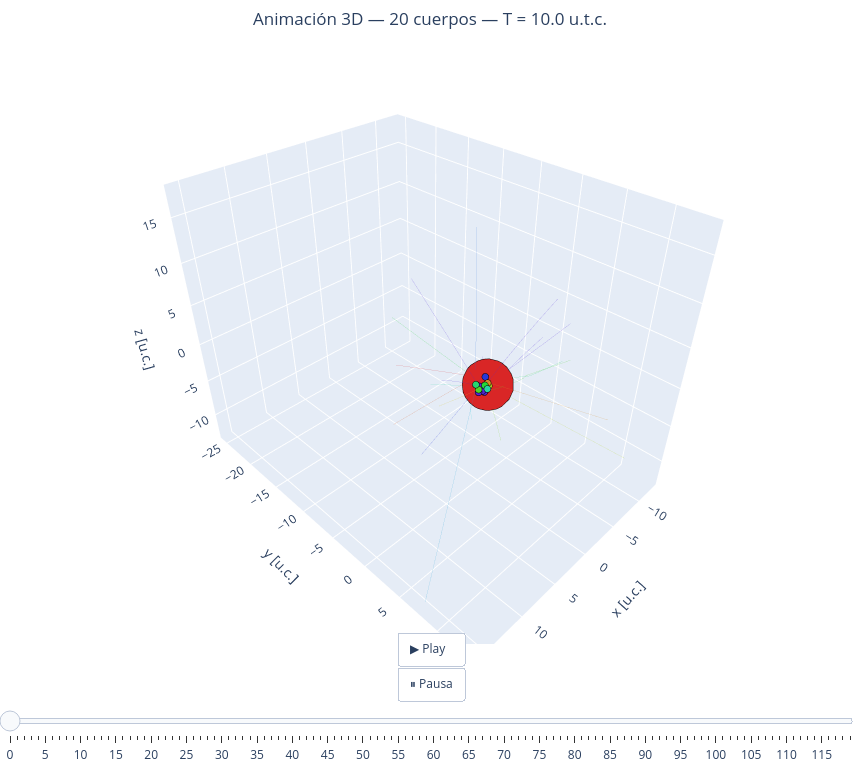

Write notebook code for a chart like this one.
### Markdown cell above
Simulemos y animemos:

### Code cell
simula_ncuerpos_rebound(masas, rinis, vinis, T=10, Nt=1000)
anima_ncuerpos(masas, rps, T=10)

### Figure 1 — Plotly figure (JSON) as saved in the notebook; plotly's stock layout.template omitted (floating-point values rounded to 4 significant figures; data arrays with more than 128 entries replaced by an {"elided": "..."} marker saying what was removed)
{"data": [{"hoverinfo": "skip", "line": {"color": "hsl(0,70%,50%)", "width": 1}, "mode": "lines", "opacity": 0.25, "showlegend": false, "type": "scatter3d", "x": {"elided": "1000 float values"}, "y": {"elided": "1000 float values"}, "z": {"elided": "1000 float values"}}, {"hoverinfo": "skip", "line": {"color": "hsl(18,70%,50%)", "width": 1}, "mode": "lines", "opacity": 0.25, "showlegend": false, "type": "scatter3d", "x": {"elided": "1000 float values"}, "y": {"elided": "1000 float values"}, "z": {"elided": "1000 float values"}}, {"hoverinfo": "skip", "line": {"color": "hsl(36,70%,50%)", "width": 1}, "mode": "lines", "opacity": 0.25, "showlegend": false, "type": "scatter3d", "x": {"elided": "1000 float values"}, "y": {"elided": "1000 float values"}, "z": {"elided": "1000 float values"}}, {"hoverinfo": "skip", "line": {"color": "hsl(54,70%,50%)", "width": 1}, "mode": "lines", "opacity": 0.25, "showlegend": false, "type": "scatter3d", "x": {"elided": "1000 float values"}, "y": {"elided": "1000 float values"}, "z": {"elided": "1000 float values"}}, {"hoverinfo": "skip", "line": {"color": "hsl(72,70%,50%)", "width": 1}, "mode": "lines", "opacity": 0.25, "showlegend": false, "type": "scatter3d", "x": {"elided": "1000 float values"}, "y": {"elided": "1000 float values"}, "z": {"elided": "1000 float values"}}, {"hoverinfo": "skip", "line": {"color": "hsl(90,70%,50%)", "width": 1}, "mode": "lines", "opacity": 0.25, "showlegend": false, "type": "scatter3d", "x": {"elided": "1000 float values"}, "y": {"elided": "1000 float values"}, "z": {"elided": "1000 float values"}}, {"hoverinfo": "skip", "line": {"color": "hsl(108,70%,50%)", "width": 1}, "mode": "lines", "opacity": 0.25, "showlegend": false, "type": "scatter3d", "x": {"elided": "1000 float values"}, "y": {"elided": "1000 float values"}, "z": {"elided": "1000 float values"}}, {"hoverinfo": "skip", "line": {"color": "hsl(125,70%,50%)", "width": 1}, "mode": "lines", "opacity": 0.25, "showlegend": false, "type": "scatter3d", "x": {"elided": "1000 float values"}, "y": {"elided": "1000 float values"}, "z": {"elided": "1000 float values"}}, {"hoverinfo": "skip", "line": {"color": "hsl(144,70%,50%)", "width": 1}, "mode": "lines", "opacity": 0.25, "showlegend": false, "type": "scatter3d", "x": {"elided": "1000 float values"}, "y": {"elided": "1000 float values"}, "z": {"elided": "1000 float values"}}, {"hoverinfo": "skip", "line": {"color": "hsl(162,70%,50%)", "width": 1}, "mode": "lines", "opacity": 0.25, "showlegend": false, "type": "scatter3d", "x": {"elided": "1000 float values"}, "y": {"elided": "1000 float values"}, "z": {"elided": "1000 float values"}}, {"hoverinfo": "skip", "line": {"color": "hsl(180,70%,50%)", "width": 1}, "mode": "lines", "opacity": 0.25, "showlegend": false, "type": "scatter3d", "x": {"elided": "1000 float values"}, "y": {"elided": "1000 float values"}, "z": {"elided": "1000 float values"}}, {"hoverinfo": "skip", "line": {"color": "hsl(198,70%,50%)", "width": 1}, "mode": "lines", "opacity": 0.25, "showlegend": false, "type": "scatter3d", "x": {"elided": "1000 float values"}, "y": {"elided": "1000 float values"}, "z": {"elided": "1000 float values"}}, {"hoverinfo": "skip", "line": {"color": "hsl(216,70%,50%)", "width": 1}, "mode": "lines", "opacity": 0.25, "showlegend": false, "type": "scatter3d", "x": {"elided": "1000 float values"}, "y": {"elided": "1000 float values"}, "z": {"elided": "1000 float values"}}, {"hoverinfo": "skip", "line": {"color": "hsl(234,70%,50%)", "width": 1}, "mode": "lines", "opacity": 0.25, "showlegend": false, "type": "scatter3d", "x": {"elided": "1000 float values"}, "y": {"elided": "1000 float values"}, "z": {"elided": "1000 float values"}}, {"hoverinfo": "skip", "line": {"color": "hsl(251,70%,50%)", "width": 1}, "mode": "lines", "opacity": 0.25, "showlegend": false, "type": "scatter3d", "x": {"elided": "1000 float values"}, "y": {"elided": "1000 float values"}, "z": {"elided": "1000 float values"}}, {"hoverinfo": "skip", "line": {"color": "hsl(270,70%,50%)", "width": 1}, "mode": "lines", "opacity": 0.25, "showlegend": false, "type": "scatter3d", "x": {"elided": "1000 float values"}, "y": {"elided": "1000 float values"}, "z": {"elided": "1000 float values"}}, {"hoverinfo": "skip", "line": {"color": "hsl(288,70%,50%)", "width": 1}, "mode": "lines", "opacity": 0.25, "showlegend": false, "type": "scatter3d", "x": {"elided": "1000 float values"}, "y": {"elided": "1000 float values"}, "z": {"elided": "1000 float values"}}, {"hoverinfo": "skip", "line": {"color": "hsl(306,70%,50%)", "width": 1}, "mode": "lines", "opacity": 0.25, "showlegend": false, "type": "scatter3d", "x": {"elided": "1000 float values"}, "y": {"elided": "1000 float values"}, "z": {"elided": "1000 float values"}}, {"hoverinfo": "skip", "line": {"color": "hsl(324,70%,50%)", "width": 1}, "mode": "lines", "opacity": 0.25, "showlegend": false, "type": "scatter3d", "x": {"elided": "1000 float values"}, "y": {"elided": "1000 float values"}, "z": {"elided": "1000 float values"}}, {"hoverinfo": "skip", "line": {"color": "hsl(342,70%,50%)", "width": 1}, "mode": "lines", "opacity": 0.25, "showlegend": false, "type": "scatter3d", "x": {"elided": "1000 float values"}, "y": {"elided": "1000 float values"}, "z": {"elided": "1000 float values"}}, {"marker": {"color": "hsl(0,70%,50%)", "line": {"color": "black", "width": 0.5}, "size": 30}, "mode": "markers", "name": "Cuerpo 1", "showlegend": false, "type": "scatter3d", "x": [-0.313], "y": [0.3634], "z": [0.08907]}, {"marker": {"color": "hsl(18,70%,50%)", "line": {"color": "black", "width": 0.5}, "size": 4}, "mode": "markers", "name": "Cuerpo 2", "showlegend": false, "type": "scatter3d", "x": [-0.2953], "y": [-0.8659], "z": [0.02122]}, {"marker": {"color": "hsl(36,70%,50%)", "line": {"color": "black", "width": 0.5}, "size": 4}, "mode": "markers", "name": "Cuerpo 3", "showlegend": false, "type": "scatter3d", "x": [-0.2218], "y": [0.4733], "z": [0.3174]}, {"marker": {"color": "hsl(54,70%,50%)", "line": {"color": "black", "width": 0.5}, "size": 4}, "mode": "markers", "name": "Cuerpo 4", "showlegend": false, "type": "scatter3d", "x": [-0.3006], "y": [-0.3135], "z": [0.1908]}, {"marker": {"color": "hsl(72,70%,50%)", "line": {"color": "black", "width": 0.5}, "size": 4}, "mode": "markers", "name": "Cuerpo 5", "showlegend": false, "type": "scatter3d", "x": [-0.2338], "y": [0.6262], "z": [0.03536]}, {"marker": {"color": "hsl(90,70%,50%)", "line": {"color": "black", "width": 0.5}, "size": 4}, "mode": "markers", "name": "Cuerpo 6", "showlegend": false, "type": "scatter3d", "x": [-0.4611], "y": [0.1186], "z": [-0.6976]}, {"marker": {"color": "hsl(108,70%,50%)", "line": {"color": "black", "width": 0.5}, "size": 4}, "mode": "markers", "name": "Cuerpo 7", "showlegend": false, "type": "scatter3d", "x": [0.7543], "y": [0.1534], "z": [-0.15]}, {"marker": {"color": "hsl(125,70%,50%)", "line": {"color": "black", "width": 0.5}, "size": 4}, "mode": "markers", "name": "Cuerpo 8", "showlegend": false, "type": "scatter3d", "x": [0.1644], "y": [0.4482], "z": [0.2284]}, {"marker": {"color": "hsl(144,70%,50%)", "line": {"color": "black", "width": 0.5}, "size": 4}, "mode": "markers", "name": "Cuerpo 9", "showlegend": false, "type": "scatter3d", "x": [0.7824], "y": [-0.2129], "z": [0.2901]}, {"marker": {"color": "hsl(162,70%,50%)", "line": {"color": "black", "width": 0.5}, "size": 4}, "mode": "markers", "name": "Cuerpo 10", "showlegend": false, "type": "scatter3d", "x": [0.2579], "y": [0.8701], "z": [0.05504]}, {"marker": {"color": "hsl(180,70%,50%)", "line": {"color": "black", "width": 0.5}, "size": 4}, "mode": "markers", "name": "Cuerpo 11", "showlegend": false, "type": "scatter3d", "x": [-0.1488], "y": [-0.8449], "z": [0.5507]}, {"marker": {"color": "hsl(198,70%,50%)", "line": {"color": "black", "width": 0.5}, "size": 4}, "mode": "markers", "name": "Cuerpo 12", "showlegend": false, "type": "scatter3d", "x": [-0.272], "y": [-0.6667], "z": [0.4895]}, {"marker": {"color": "hsl(216,70%,50%)", "line": {"color": "black", "width": 0.5}, "size": 4}, "mode": "markers", "name": "Cuerpo 13", "showlegend": false, "type": "scatter3d", "x": [-0.01818], "y": [-1.05], "z": [-0.06088]}, {"marker": {"color": "hsl(234,70%,50%)", "line": {"color": "black", "width": 0.5}, "size": 4}, "mode": "markers", "name": "Cuerpo 14", "showlegend": false, "type": "scatter3d", "x": [-0.3879], "y": [-0.01376], "z": [0.747]}, {"marker": {"color": "hsl(251,70%,50%)", "line": {"color": "black", "width": 0.5}, "size": 4}, "mode": "markers", "name": "Cuerpo 15", "showlegend": false, "type": "scatter3d", "x": [-0.4541], "y": [-0.5094], "z": [-0.01002]}, {"marker": {"color": "hsl(270,70%,50%)", "line": {"color": "black", "width": 0.5}, "size": 4}, "mode": "markers", "name": "Cuerpo 16", "showlegend": false, "type": "scatter3d", "x": [0.5357], "y": [0.08044], "z": [0.09078]}, {"marker": {"color": "hsl(288,70%,50%)", "line": {"color": "black", "width": 0.5}, "size": 4}, "mode": "markers", "name": "Cuerpo 17", "showlegend": false, "type": "scatter3d", "x": [0.848], "y": [0.2506], "z": [-0.3942]}, {"marker": {"color": "hsl(306,70%,50%)", "line": {"color": "black", "width": 0.5}, "size": 4}, "mode": "markers", "name": "Cuerpo 18", "showlegend": false, "type": "scatter3d", "x": [0.3649], "y": [0.5825], "z": [-0.44]}, {"marker": {"color": "hsl(324,70%,50%)", "line": {"color": "black", "width": 0.5}, "size": 4}, "mode": "markers", "name": "Cuerpo 19", "showlegend": false, "type": "scatter3d", "x": [0.52], "y": [0.4401], "z": [-0.306]}, {"marker": {"color": "hsl(342,70%,50%)", "line": {"color": "black", "width": 0.5}, "size": 4}, "mode": "markers", "name": "Cuerpo 20", "showlegend": false, "type": "scatter3d", "x": [0.5946], "y": [0.2343], "z": [-0.2639]}], "layout": {"height": 760, "margin": {"b": 0, "l": 0, "r": 0, "t": 50}, "scene": {"aspectmode": "data", "xaxis": {"title": {"text": "x [u.c.]"}}, "yaxis": {"title": {"text": "y [u.c.]"}}, "zaxis": {"title": {"text": "z [u.c.]"}}}, "sliders": [{"currentvalue": {"prefix": "Frame: ", "visible": true, "xanchor": "center"}, "pad": {"t": 40}, "steps": [{"args": [["0"], {"frame": {"duration": 0, "redraw": true}, "mode": "immediate"}], "label": "0", "method": "animate"}, {"args": [["1"], {"frame": {"duration": 0, "redraw": true}, "mode": "immediate"}], "label": "1", "method": "animate"}, {"args": [["2"], {"frame": {"duration": 0, "redraw": true}, "mode": "immediate"}], "label": "2", "method": "animate"}, {"args": [["3"], {"frame": {"duration": 0, "redraw": true}, "mode": "immediate"}], "label": "3", "method": "animate"}, {"args": [["4"], {"frame": {"duration": 0, "redraw": true}, "mode": "immediate"}], "label": "4", "method": "animate"}, {"args": [["5"], {"frame": {"duration": 0, "redraw": true}, "mode": "immediate"}], "label": "5", "method": "animate"}, {"args": [["6"], {"frame": {"duration": 0, "redraw": true}, "mode": "immediate"}], "label": "6", "method": "animate"}, {"args": [["7"], {"frame": {"duration": 0, "redraw": true}, "mode": "immediate"}], "label": "7", "method": "animate"}, {"args": [["8"], {"frame": {"duration": 0, "redraw": true}, "mode": "immediate"}], "label": "8", "method": "animate"}, {"args": [["9"], {"frame": {"duration": 0, "redraw": true}, "mode": "immediate"}], "label": "9", "method": "animate"}, {"args": [["10"], {"frame": {"duration": 0, "redraw": true}, "mode": "immediate"}], "label": "10", "method": "animate"}, {"args": [["11"], {"frame": {"duration": 0, "redraw": true}, "mode": "immediate"}], "label": "11", "method": "animate"}, {"args": [["12"], {"frame": {"duration": 0, "redraw": true}, "mode": "immediate"}], "label": "12", "method": "animate"}, {"args": [["13"], {"frame": {"duration": 0, "redraw": true}, "mode": "immediate"}], "label": "13", "method": "animate"}, {"args": [["14"], {"frame": {"duration": 0, "redraw": true}, "mode": "immediate"}], "label": "14", "method": "animate"}, {"args": [["15"], {"frame": {"duration": 0, "redraw": true}, "mode": "immediate"}], "label": "15", "method": "animate"}, {"args": [["16"], {"frame": {"duration": 0, "redraw": true}, "mode": "immediate"}], "label": "16", "method": "animate"}, {"args": [["17"], {"frame": {"duration": 0, "redraw": true}, "mode": "immediate"}], "label": "17", "method": "animate"}, {"args": [["18"], {"frame": {"duration": 0, "redraw": true}, "mode": "immediate"}], "label": "18", "method": "animate"}, {"args": [["19"], {"frame": {"duration": 0, "redraw": true}, "mode": "immediate"}], "label": "19", "method": "animate"}, {"args": [["20"], {"frame": {"duration": 0, "redraw": true}, "mode": "immediate"}], "label": "20", "method": "animate"}, {"args": [["21"], {"frame": {"duration": 0, "redraw": true}, "mode": "immediate"}], "label": "21", "method": "animate"}, {"args": [["22"], {"frame": {"duration": 0, "redraw": true}, "mode": "immediate"}], "label": "22", "method": "animate"}, {"args": [["23"], {"frame": {"duration": 0, "redraw": true}, "mode": "immediate"}], "label": "23", "method": "animate"}, {"args": [["24"], {"frame": {"duration": 0, "redraw": true}, "mode": "immediate"}], "label": "24", "method": "animate"}, {"args": [["25"], {"frame": {"duration": 0, "redraw": true}, "mode": "immediate"}], "label": "25", "method": "animate"}, {"args": [["26"], {"frame": {"duration": 0, "redraw": true}, "mode": "immediate"}], "label": "26", "method": "animate"}, {"args": [["27"], {"frame": {"duration": 0, "redraw": true}, "mode": "immediate"}], "label": "27", "method": "animate"}, {"args": [["28"], {"frame": {"duration": 0, "redraw": true}, "mode": "immediate"}], "label": "28", "method": "animate"}, {"args": [["29"], {"frame": {"duration": 0, "redraw": true}, "mode": "immediate"}], "label": "29", "method": "animate"}, {"args": [["30"], {"frame": {"duration": 0, "redraw": true}, "mode": "immediate"}], "label": "30", "method": "animate"}, {"args": [["31"], {"frame": {"duration": 0, "redraw": true}, "mode": "immediate"}], "label": "31", "method": "animate"}, {"args": [["32"], {"frame": {"duration": 0, "redraw": true}, "mode": "immediate"}], "label": "32", "method": "animate"}, {"args": [["33"], {"frame": {"duration": 0, "redraw": true}, "mode": "immediate"}], "label": "33", "method": "animate"}, {"args": [["34"], {"frame": {"duration": 0, "redraw": true}, "mode": "immediate"}], "label": "34", "method": "animate"}, {"args": [["35"], {"frame": {"duration": 0, "redraw": true}, "mode": "immediate"}], "label": "35", "method": "animate"}, {"args": [["36"], {"frame": {"duration": 0, "redraw": true}, "mode": "immediate"}], "label": "36", "method": "animate"}, {"args": [["37"], {"frame": {"duration": 0, "redraw": true}, "mode": "immediate"}], "label": "37", "method": "animate"}, {"args": [["38"], {"frame": {"duration": 0, "redraw": true}, "mode": "immediate"}], "label": "38", "method": "animate"}, {"args": [["39"], {"frame": {"duration": 0, "redraw": true}, "mode": "immediate"}], "label": "39", "method": "animate"}, {"args": [["40"], {"frame": {"duration": 0, "redraw": true}, "mode": "immediate"}], "label": "40", "method": "animate"}, {"args": [["41"], {"frame": {"duration": 0, "redraw": true}, "mode": "immediate"}], "label": "41", "method": "animate"}, {"args": [["42"], {"frame": {"duration": 0, "redraw": true}, "mode": "immediate"}], "label": "42", "method": "animate"}, {"args": [["43"], {"frame": {"duration": 0, "redraw": true}, "mode": "immediate"}], "label": "43", "method": "animate"}, {"args": [["44"], {"frame": {"duration": 0, "redraw": true}, "mode": "immediate"}], "label": "44", "method": "animate"}, {"args": [["45"], {"frame": {"duration": 0, "redraw": true}, "mode": "immediate"}], "label": "45", "method": "animate"}, {"args": [["46"], {"frame": {"duration": 0, "redraw": true}, "mode": "immediate"}], "label": "46", "method": "animate"}, {"args": [["47"], {"frame": {"duration": 0, "redraw": true}, "mode": "immediate"}], "label": "47", "method": "animate"}, {"args": [["48"], {"frame": {"duration": 0, "redraw": true}, "mode": "immediate"}], "label": "48", "method": "animate"}, {"args": [["49"], {"frame": {"duration": 0, "redraw": true}, "mode": "immediate"}], "label": "49", "method": "animate"}, {"args": [["50"], {"frame": {"duration": 0, "redraw": true}, "mode": "immediate"}], "label": "50", "method": "animate"}, {"args": [["51"], {"frame": {"duration": 0, "redraw": true}, "mode": "immediate"}], "label": "51", "method": "animate"}, {"args": [["52"], {"frame": {"duration": 0, "redraw": true}, "mode": "immediate"}], "label": "52", "method": "animate"}, {"args": [["53"], {"frame": {"duration": 0, "redraw": true}, "mode": "immediate"}], "label": "53", "method": "animate"}, {"args": [["54"], {"frame": {"duration": 0, "redraw": true}, "mode": "immediate"}], "label": "54", "method": "animate"}, {"args": [["55"], {"frame": {"duration": 0, "redraw": true}, "mode": "immediate"}], "label": "55", "method": "animate"}, {"args": [["56"], {"frame": {"duration": 0, "redraw": true}, "mode": "immediate"}], "label": "56", "method": "animate"}, {"args": [["57"], {"frame": {"duration": 0, "redraw": true}, "mode": "immediate"}], "label": "57", "method": "animate"}, {"args": [["58"], {"frame": {"duration": 0, "redraw": true}, "mode": "immediate"}], "label": "58", "method": "animate"}, {"args": [["59"], {"frame": {"duration": 0, "redraw": true}, "mode": "immediate"}], "label": "59", "method": "animate"}, {"args": [["60"], {"frame": {"duration": 0, "redraw": true}, "mode": "immediate"}], "label": "60", "method": "animate"}, {"args": [["61"], {"frame": {"duration": 0, "redraw": true}, "mode": "immediate"}], "label": "61", "method": "animate"}, {"args": [["62"], {"frame": {"duration": 0, "redraw": true}, "mode": "immediate"}], "label": "62", "method": "animate"}, {"args": [["63"], {"frame": {"duration": 0, "redraw": true}, "mode": "immediate"}], "label": "63", "method": "animate"}, {"args": [["64"], {"frame": {"duration": 0, "redraw": true}, "mode": "immediate"}], "label": "64", "method": "animate"}, {"args": [["65"], {"frame": {"duration": 0, "redraw": true}, "mode": "immediate"}], "label": "65", "method": "animate"}, {"args": [["66"], {"frame": {"duration": 0, "redraw": true}, "mode": "immediate"}], "label": "66", "method": "animate"}, {"args": [["67"], {"frame": {"duration": 0, "redraw": true}, "mode": "immediate"}], "label": "67", "method": "animate"}, {"args": [["68"], {"frame": {"duration": 0, "redraw": true}, "mode": "immediate"}], "label": "68", "method": "animate"}, {"args": [["69"], {"frame": {"duration": 0, "redraw": true}, "mode": "immediate"}], "label": "69", "method": "animate"}, {"args": [["70"], {"frame": {"duration": 0, "redraw": true}, "mode": "immediate"}], "label": "70", "method": "animate"}, {"args": [["71"], {"frame": {"duration": 0, "redraw": true}, "mode": "immediate"}], "label": "71", "method": "animate"}, {"args": [["72"], {"frame": {"duration": 0, "redraw": true}, "mode": "immediate"}], "label": "72", "method": "animate"}, {"args": [["73"], {"frame": {"duration": 0, "redraw": true}, "mode": "immediate"}], "label": "73", "method": "animate"}, {"args": [["74"], {"frame": {"duration": 0, "redraw": true}, "mode": "immediate"}], "label": "74", "method": "animate"}, {"args": [["75"], {"frame": {"duration": 0, "redraw": true}, "mode": "immediate"}], "label": "75", "method": "animate"}, {"args": [["76"], {"frame": {"duration": 0, "redraw": true}, "mode": "immediate"}], "label": "76", "method": "animate"}, {"args": [["77"], {"frame": {"duration": 0, "redraw": true}, "mode": "immediate"}], "label": "77", "method": "animate"}, {"args": [["78"], {"frame": {"duration": 0, "redraw": true}, "mode": "immediate"}], "label": "78", "method": "animate"}, {"args": [["79"], {"frame": {"duration": 0, "redraw": true}, "mode": "immediate"}], "label": "79", "method": "animate"}, {"args": [["80"], {"frame": {"duration": 0, "redraw": true}, "mode": "immediate"}], "label": "80", "method": "animate"}, {"args": [["81"], {"frame": {"duration": 0, "redraw": true}, "mode": "immediate"}], "label": "81", "method": "animate"}, {"args": [["82"], {"frame": {"duration": 0, "redraw": true}, "mode": "immediate"}], "label": "82", "method": "animate"}, {"args": [["83"], {"frame": {"duration": 0, "redraw": true}, "mode": "immediate"}], "label": "83", "method": "animate"}, {"args": [["84"], {"frame": {"duration": 0, "redraw": true}, "mode": "immediate"}], "label": "84", "method": "animate"}, {"args": [["85"], {"frame": {"duration": 0, "redraw": true}, "mode": "immediate"}], "label": "85", "method": "animate"}, {"args": [["86"], {"frame": {"duration": 0, "redraw": true}, "mode": "immediate"}], "label": "86", "method": "animate"}, {"args": [["87"], {"frame": {"duration": 0, "redraw": true}, "mode": "immediate"}], "label": "87", "method": "animate"}, {"args": [["88"], {"frame": {"duration": 0, "redraw": true}, "mode": "immediate"}], "label": "88", "method": "animate"}, {"args": [["89"], {"frame": {"duration": 0, "redraw": true}, "mode": "immediate"}], "label": "89", "method": "animate"}, {"args": [["90"], {"frame": {"duration": 0, "redraw": true}, "mode": "immediate"}], "label": "90", "method": "animate"}, {"args": [["91"], {"frame": {"duration": 0, "redraw": true}, "mode": "immediate"}], "label": "91", "method": "animate"}, {"args": [["92"], {"frame": {"duration": 0, "redraw": true}, "mode": "immediate"}], "label": "92", "method": "animate"}, {"args": [["93"], {"frame": {"duration": 0, "redraw": true}, "mode": "immediate"}], "label": "93", "method": "animate"}, {"args": [["94"], {"frame": {"duration": 0, "redraw": true}, "mode": "immediate"}], "label": "94", "method": "animate"}, {"args": [["95"], {"frame": {"duration": 0, "redraw": true}, "mode": "immediate"}], "label": "95", "method": "animate"}, {"args": [["96"], {"frame": {"duration": 0, "redraw": true}, "mode": "immediate"}], "label": "96", "method": "animate"}, {"args": [["97"], {"frame": {"duration": 0, "redraw": true}, "mode": "immediate"}], "label": "97", "method": "animate"}, {"args": [["98"], {"frame": {"duration": 0, "redraw": true}, "mode": "immediate"}], "label": "98", "method": "animate"}, {"args": [["99"], {"frame": {"duration": 0, "redraw": true}, "mode": "immediate"}], "label": "99", "method": "animate"}, {"args": [["100"], {"frame": {"duration": 0, "redraw": true}, "mode": "immediate"}], "label": "100", "method": "animate"}, {"args": [["101"], {"frame": {"duration": 0, "redraw": true}, "mode": "immediate"}], "label": "101", "method": "animate"}, {"args": [["102"], {"frame": {"duration": 0, "redraw": true}, "mode": "immediate"}], "label": "102", "method": "animate"}, {"args": [["103"], {"frame": {"duration": 0, "redraw": true}, "mode": "immediate"}], "label": "103", "method": "animate"}, {"args": [["104"], {"frame": {"duration": 0, "redraw": true}, "mode": "immediate"}], "label": "104", "method": "animate"}, {"args": [["105"], {"frame": {"duration": 0, "redraw": true}, "mode": "immediate"}], "label": "105", "method": "animate"}, {"args": [["106"], {"frame": {"duration": 0, "redraw": true}, "mode": "immediate"}], "label": "106", "method": "animate"}, {"args": [["107"], {"frame": {"duration": 0, "redraw": true}, "mode": "immediate"}], "label": "107", "method": "animate"}, {"args": [["108"], {"frame": {"duration": 0, "redraw": true}, "mode": "immediate"}], "label": "108", "method": "animate"}, {"args": [["109"], {"frame": {"duration": 0, "redraw": true}, "mode": "immediate"}], "label": "109", "method": "animate"}, {"args": [["110"], {"frame": {"duration": 0, "redraw": true}, "mode": "immediate"}], "label": "110", "method": "animate"}, {"args": [["111"], {"frame": {"duration": 0, "redraw": true}, "mode": "immediate"}], "label": "111", "method": "animate"}, {"args": [["112"], {"frame": {"duration": 0, "redraw": true}, "mode": "immediate"}], "label": "112", "method": "animate"}, {"args": [["113"], {"frame": {"duration": 0, "redraw": true}, "mode": "immediate"}], "label": "113", "method": "animate"}, {"args": [["114"], {"frame": {"duration": 0, "redraw": true}, "mode": "immediate"}], "label": "114", "method": "animate"}, {"args": [["115"], {"frame": {"duration": 0, "redraw": true}, "mode": "immediate"}], "label": "115", "method": "animate"}, {"args": [["116"], {"frame": {"duration": 0, "redraw": true}, "mode": "immediate"}], "label": "116", "method": "animate"}, {"args": [["117"], {"frame": {"duration": 0, "redraw": true}, "mode": "immediate"}], "label": "117", "method": "animate"}, {"args": [["118"], {"frame": {"duration": 0, "redraw": true}, "mode": "immediate"}], "label": "118", "method": "animate"}, {"args": [["119"], {"frame": {"duration": 0, "redraw": true}, "mode": "immediate"}], "label": "119", "method": "animate"}]}], "title": {"text": "Animación 3D — 20 cuerpos — T = 10.0 u.t.c.", "x": 0.5}, "updatemenus": [{"buttons": [{"args": [null, {"frame": {"duration": 40, "redraw": true}, "fromcurrent": true, "mode": "immediate"}], "label": "▶ Play", "method": "animate"}, {"args": [[null], {"frame": {"duration": 0, "redraw": false}, "mode": "immediate"}], "label": "⏸ Pausa", "method": "animate"}], "showactive": false, "type": "buttons", "x": 0.5, "xanchor": "center", "y": 0.02}], "width": 860}}
